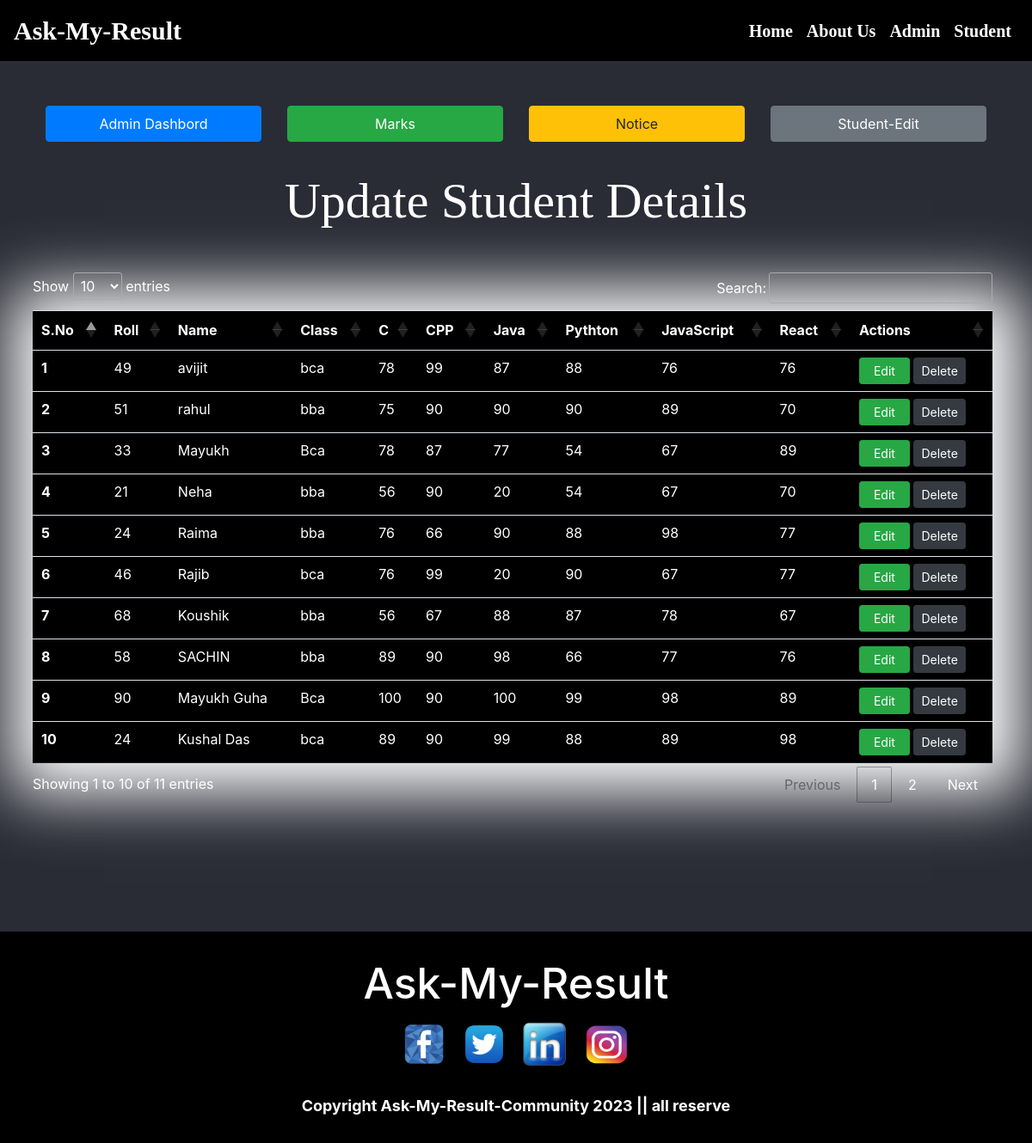
Screenshot of /admin_student_edit.php with the database file from the repository.
### tables this page shows
CREATE TABLE `marks` (
  `slno` int(11) NOT NULL,
  `roll` varchar(255) NOT NULL,
  `name` varchar(255) NOT NULL,
  `photo` varchar(255) NOT NULL,
  `class` varchar(255) NOT NULL,
  `c` varchar(255) NOT NULL,
  `cpp` varchar(255) NOT NULL,
  `java` varchar(255) NOT NULL,
  `python` varchar(255) NOT NULL,
  `javascript` varchar(255) NOT NULL,
  `react` varchar(255) NOT NULL,
  `date` datetime NOT NULL DEFAULT current_timestamp()
);

### admin_student_edit.php (the view, shortened to what this page needs)
<?php
include "partials/dbconnect.php";
?>
<!doctype html>
<html lang="en">
<head>
  <link rel="stylesheet" href="https://stackpath.bootstrapcdn.com/bootstrap/4.4.1/css/bootstrap.min.css"
>
  <link rel="stylesheet" href="//cdn.datatables.net/1.10.20/css/jquery.dataTables.min.css">
</head>
<body>
<?php  include "partials/header.php";  ?>
  <div class="container my-5">
    <div class="row mb-4 mt-2 px-2">
        <div class="col-md-3"><a href="admin_edit.php"><button type="button" class="btn btn-block btn-primary py-2 my-1 ">Admin Dashbord</button></a></div>
        <div class="col-md-3"><a href="admin_marks.php"><button type="button" class="btn btn-block btn-success py-2 my-1">Marks</button></a></div>
        <div class="col-md-3"><a href="admin_notice.php"><button type="button" class="btn btn-block btn-warning py-2 my-1 ">Notice</button></a></div>
        <div class="col-md-3"><a href="admin_student_edit.php"><button type="button" class="btn btn-block btn-secondary py-2 my-1 ">Student-Edit</button></a></div>
    </div>
      <center><h1 class="x">Update Student Details</h1></center>
  </div>
  <div class="container my-4 pl-2 pr-3" style="color:white;">
  <div class="row" style="color:white;">
    <div class="col-md-12" style="color:white;">
    <table class="table" id="myTable" style=" color:white; box-shadow: 5px 5pX 70PX 30PX white;">
      <thead>
        <tr>
          <th scope="col">S.No</th>
          <th scope="col">Roll</th>
          <th scope="col">Name</th>
          <th scope="col">Class</th>
          <th scope="col">C</th>
          <th scope="col">CPP</th>
          <th scope="col">Java</th>
          <th scope="col">Pythton</th>
          <th scope="col">JavaScript</th>
          <th scope="col">React</th>
          <th scope="col">Actions</th>
        </tr>
      </thead>
      <tbody>
        <?php
          $sql = "SELECT * FROM `marks`";
          $result = mysqli_query($conn, $sql);
          $sno = 0;
          while($row = mysqli_fetch_assoc($result)){
            $sno = $sno + 1;
            echo "<tr>
            <th scope='row'>". $sno . "</th>
            <td>". $row['roll'] . "</td>
            <td>". $row['name'] . "</td>
            <td>". $row['class'] . "</td>
            <td>". $row['c'] . "</td>
            <td>". $row['cpp'] . "</td>
            <td>". $row['java'] . "</td>
            <td>". $row['python'] . "</td>
            <td>". $row['javascript'] . "</td>
            <td>". $row['react'] . "</td>
            <td> <button class='edit btn btn-sm btn-success px-3'  id=".$row['slno'].">Edit</button> <button class='delete btn btn-sm btn-dark' id=d".$row['slno'].">Delete</button>  </td>
          </tr>";
        }
          ?>
      </tbody>
    </table>
  </div>
  </div>
  </div>
  <?php include "partials/footer.php";  ?>
</body>
</html>

### admin_student_edit.php (style rules this page uses)
body { background: #292C35; color:white; }
h1 { margin: 30px; font-size:58px; font-family: Georgia, serif; }
td { color:white; background: black; }
th { color:white; background: black; }

### rows the page displays
marks: roll "49", name "avijit", class "bca", c "78", cpp "99", java "87", python "88", javascript "76", react "76"
marks: roll "51", name "rahul", class "bba", c "75", cpp "90", java "90", python "90", javascript "89", react "70"
marks: roll "33", name "Mayukh", class "Bca", c "78", cpp "87", java "77", python "54", javascript "67", react "89"
marks: roll "21", name "Neha", class "bba", c "56", cpp "90", java "20", python "54", javascript "67", react "70"
marks: roll "24", name "Raima", class "bba", c "76", cpp "66", java "90", python "88", javascript "98", react "77"
marks: roll "46", name "Rajib", class "bca", c "76", cpp "99", java "20", python "90", javascript "67", react "77"
marks: roll "68", name "Koushik", class "bba", c "56", cpp "67", java "88", python "87", javascript "78", react "67"
marks: roll "58", name "SACHIN", class "bba", c "89", cpp "90", java "98", python "66", javascript "77", react "76"
marks: roll "90", name "Mayukh Guha", class "Bca", c "100", cpp "90", java "100", python "99", javascript "98", react "89"
marks: roll "24", name "Kushal Das", class "bca", c "89", cpp "90", java "99", python "88", javascript "89", react "98"
